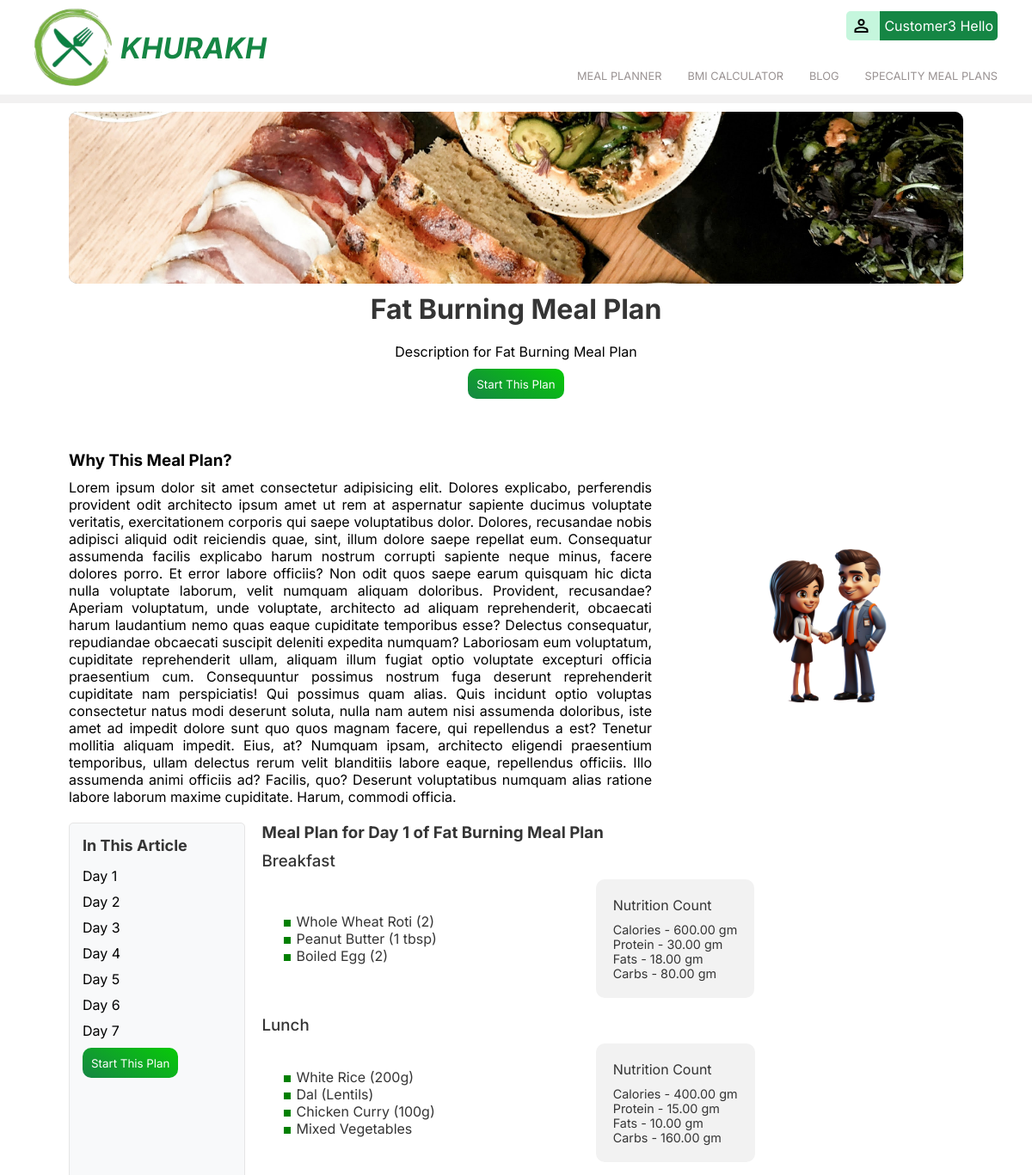
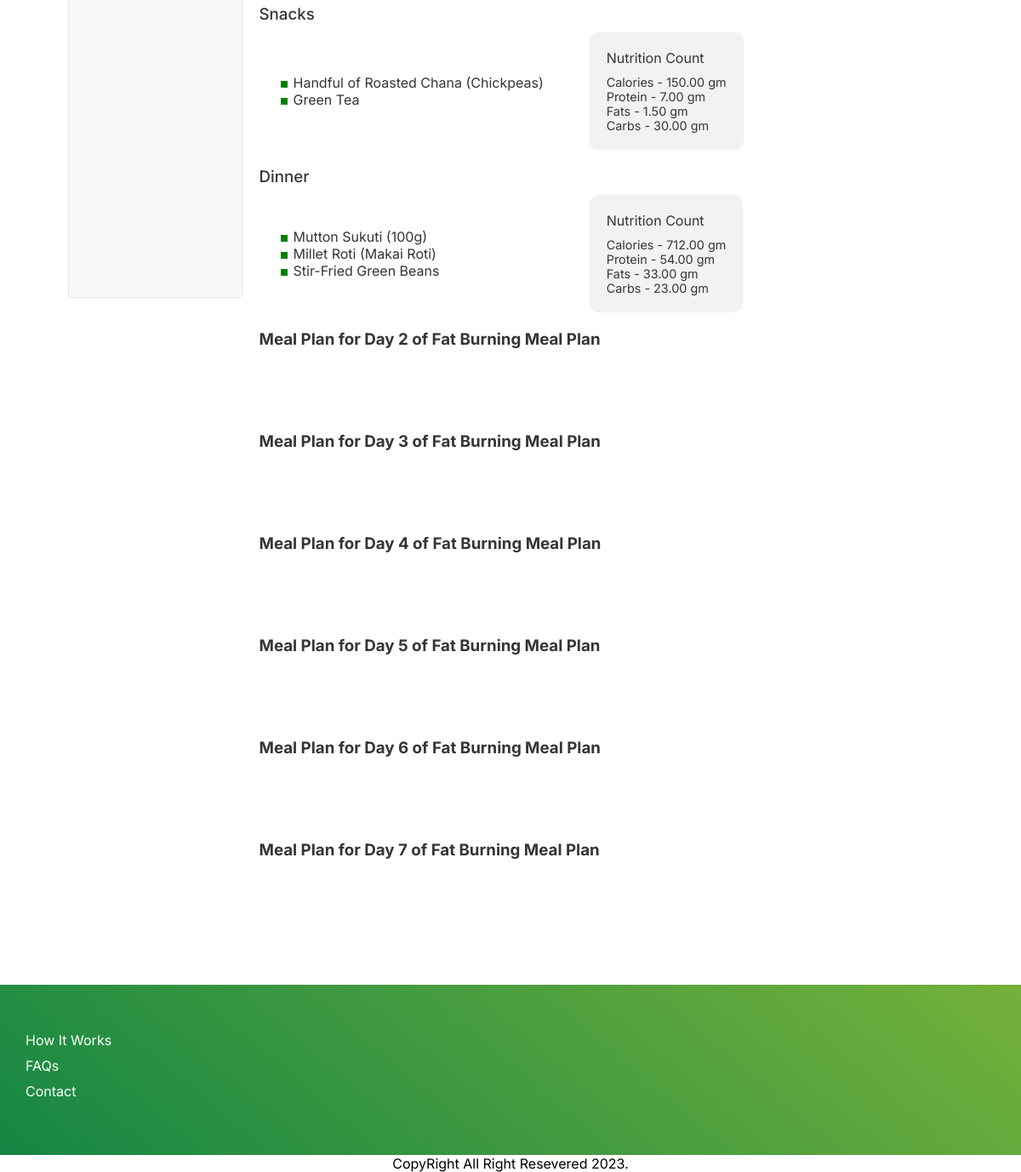
The app's page /plan/5/ (signed in) with its own data (2 pictures, top to bottom).
### mealplans/models.py (models this page shows, shortened)
class MealPlan(models.Model):
    title = models.CharField(max_length=200)
    plan = models.ForeignKey(Plan,on_delete=models.CASCADE,related_name='meal_plans')
    image = models.ImageField(upload_to='images/plan/meal/',blank=True,null=True)
    health_level = models.IntegerField(choices=HealthLevelChoices.choices,null=True,blank=True)
    description = models.TextField(blank=True,null=True)
    is_popular = models.BooleanField(default=False)
    total_days = models.PositiveIntegerField()
    created_at = models.DateTimeField(auto_now_add=True)
    updated_at = models.DateTimeField(auto_now=True)

class MealPlanDescription(models.Model):
    plan = models.ForeignKey(MealPlan,on_delete=models.CASCADE,related_name='meal_plan_descriptions')
    header = models.CharField(max_length=255)
    image = models.ImageField(upload_to='images/plan/meal/description/',blank=True,null=True)
    description = models.TextField(blank=True,null=True)
    list_item = models.JSONField(blank=True,null=True)
    created_at = models.DateTimeField(auto_now_add=True)
    updated_at = models.DateTimeField(auto_now=True)
    def __str__(self):
        return self.header

class DailyPlan(models.Model):
    title = models.CharField(max_length=255)
    mealplan = models.ForeignKey(MealPlan,on_delete=models.CASCADE,related_name='daily_meals')
    day = models.IntegerField(choices=DayChoices.choices)
    image = models.ImageField(upload_to='images/plan/meal/',blank=True,null=True)
    description = models.TextField(blank=True,null=True)
    created_at = models.DateTimeField(auto_now_add=True)
    updated_at = models.DateTimeField(auto_now=True)

class Meal(models.Model):
    daily_plan = models.ForeignKey(DailyPlan,on_delete=models.CASCADE,related_name='meals')
    meal_type = models.CharField(max_length=20, choices=MealType.choices)
    description = models.TextField(blank=True,null=True)
    image = models.ImageField(upload_to='images/plan/meal/',blank=True,null=True)
    food_list = models.JSONField(blank=True,null=True)
    calories = models.DecimalField(max_digits=6, decimal_places=2,blank=True,null=True)  # Calories per serving
    protein = models.DecimalField(max_digits=6, decimal_places=2, null=True, blank=True)
    carbs = models.DecimalField(max_digits=6, decimal_places=2, null=True, blank=True)
    fats = models.DecimalField(max_digits=6, decimal_places=2, null=True, blank=True)
    created_at = models.DateTimeField(auto_now_add=True)
    updated_at = models.DateTimeField(auto_now=True)

### mealplans/views.py (the view)
# urls.py: path('plan/<int:pk>/',views.daily_plan_view,name='daily-plan-content'),
@login_required
def daily_plan_view(request,pk):
    data = get_object_or_404(MealPlan,pk=pk)
    daily_plans = DailyPlan.objects.prefetch_related('meals').filter(mealplan=data)
    plans_descriptions = MealPlanDescription.objects.filter(plan=data)
    already_registered = False
    customer = request.user.customer
    if CustomerRegisteredPlan.objects.filter(customer=customer, plan=data).exists():
        already_registered = True
    print(plans_descriptions)
    return render(request,'mealplanner/daily_plan_view.html',{'data':data,'daily_plans':daily_plans,'descriptions':plans_descriptions,'registered':already_registered,})

### mealplans/templates/mealplanner/daily_plan_view.html (shortened to what this page needs)
{% extends 'main.html' %}
{% load static  %}
{% block content %}
   <div class="meal_planner_content">
    <div class="blog-container">
        <div class="img_banner_box two">
            {% if data.image %}
            <img src="{{data.image.url}}" alt="{{content.title}}">
            {% else %}
            <img src="https://picsum.photos/900/300/" alt="">
            {% endif %}
        </div>
        <h1 class="header">{{data.title}}</h1>
        <p class="title_desc">{{data.description}}
            {% if not registered %}
            <br><button class="global_btn mt-10" onclick="openMealRegistration()">Start This Plan</button>
            {% else %}
            <br><a href="/profile"><button class="global_btn">Already Registered / Go to Profile</button></a>
            {% endif %}
        </p>
    </div>
    <div class="planner_descriptions_box">
        {% for description in descriptions %}
            <div class="box {% if forloop.counter|divisibleby:2 %}reverse{% endif %}">
                <div class="box1">
                    <h3 class="capitalize header">{{description.header}}</h3>
                    <p class="text">{{description.description}}</p>
                </div>
                {% if description.image %}
                    <div class="image_box">
                        <img src="{{description.image.url}}" alt="{{data.title}}">
                    </div>
                {% endif %}
            </div>
        {% endfor %}
    </div>
    <div class="planner_sidebar_container">
        <div class="planner_sidebar content">
            <h3>In This Article</h3>
            <ul id="sidebar-links">
                {% for meals in daily_plans %}
                    <li><a href="#day{{forloop.counter}}" class="sidebar-link">Day {{forloop.counter}}</a></li>
                {% endfor %}
            </ul>
            <button class="global_btn mt-5">Start This Plan</button>
        </div>
        <div id="content" class="content data_body">
            {% for daily_plan in daily_plans %}
                <div id="day{{forloop.counter}}" class="content_box">
                    <h3>{{daily_plan.title}}</h3>
                    {% for meal in daily_plan.meals.all %}
                        <h3 class="type_header">{{meal.meal_type}}</h3>
                        <div class="data_box">
                            <ul class="foods">
                                {% for food in meal.food_list %}
                                 <li>{{food}}</li>
                                {% endfor %}
                            </ul>
                            <ul class="nutrition_count">
                                <p>Nutrition Count</p>
                                <li>Calories - {{meal.calories}} gm</li>
                                <li>Protein - {{meal.protein}} gm</li>
                                <li>Fats - {{meal.fats}} gm</li>
                                <li>Carbs - {{meal.carbs}} gm</li>
                            </ul>
                        </div>
                    {% endfor %}
                </div>
            {% endfor %}
        </div>
       </div>
   </div>
{% endblock content %}

### templates/nav.html (shortened to what this page needs)
<nav class="navbar">
{%load static%}
    <a class="logo_box" href="/">
        <img src="{%static 'images/logo.svg'%}" alt="">
        <div class="title">
            <h2>KHURAKH</h2>
        </div>
    </a>
    <div class="right_nav_content">
        <div class="top_buttons">
            {% if user.is_authenticated %}
            <div class="user_box profile-icon"  onclick="toggleDropdown()">
                <span class="icon material-symbols-outlined">
                    </span>
                <div class="user-info">{{ user.first_name }} {{ user.last_name }}</div>
            </div>
            {% else %}
                <button class="global_btn outline" onclick="openDialog()">SIGN IN</button>
                <a href="/signup"><button class="global_btn">SIGN UP</button></a>
            {% endif %}
        </div>
        <div class="nav_items">
            <ul class="hide">
                <li><a href="{% url 'pre-meal-plan' %}">MEAL PLANNER</a></li>
                <li><a href="{% url 'calculator' %}">BMI CALCULATOR</a></li>
                <li><a href="{% url 'blog-view' %}">BLOG</a></li>
                <li><a href="/no-path">SPECALITY MEAL PLANS</a></li>
            </ul>
        </div>
    </div>
</nav>

### records on screen
MealPlan: image (picture), title "Fat Burning Meal Plan", description "Description for Fat Burning Meal Plan"
MealPlanDescription: header "Why This Meal Plan?", description "Lorem ipsum dolor sit amet consectetur adipisicing elit. Dolores explicabo, perferendis provident odit architecto ipsum amet ut rem at aspernatur sapiente ducimus voluptate veritatis, exercitationem corporis qui saepe voluptatibus dolor. Dolores, recusandae nobis adipisci aliquid odit reiciendis quae, sint, illum dolore saepe repellat eum. Consequatur assumenda facilis explicabo harum nostrum corrupti sapiente neque minus, facere dolores porro. Et error labore officiis? Non odit quos saepe earum quisquam hic dicta nulla voluptate laborum, velit numquam aliquam doloribus. Provident, recusandae? Aperiam voluptatum, unde voluptate, architecto ad aliquam reprehenderit, obcaecati harum…", image (picture)
DailyPlan: title "Meal Plan for Day 1 of Fat Burning Meal Plan"
DailyPlan: title "Meal Plan for Day 2 of Fat Burning Meal Plan"
DailyPlan: title "Meal Plan for Day 3 of Fat Burning Meal Plan"
DailyPlan: title "Meal Plan for Day 4 of Fat Burning Meal Plan"
DailyPlan: title "Meal Plan for Day 5 of Fat Burning Meal Plan"
DailyPlan: title "Meal Plan for Day 6 of Fat Burning Meal Plan"
DailyPlan: title "Meal Plan for Day 7 of Fat Burning Meal Plan"
Meal: meal_type "Breakfast", food_list "Whole Wheat Roti (2)" "Peanut Butter (1 tbsp)" "Boiled Egg (2)", calories "600.00", protein "30.00", fats "18.00", carbs "80.00"
Meal: meal_type "Lunch", food_list "White Rice (200g)" "Dal (Lentils)" "Chicken Curry (100g)" "Mixed Vegetables", calories "400.00", protein "15.00", fats "10.00", carbs "160.00"
Meal: meal_type "Snacks", food_list "Handful of Roasted Chana (Chickpeas)" "Green Tea", calories "150.00", protein "7.00", fats "1.50", carbs "30.00"
Meal: meal_type "Dinner", food_list "Mutton Sukuti (100g)" "Millet Roti (Makai Roti)" "Stir-Fried Green Beans", calories "712.00", protein "54.00", fats "33.00", carbs "23.00"

### other values on screen
{{ user.first_name }} "Customer3"
{{ user.last_name }} "Hello"
